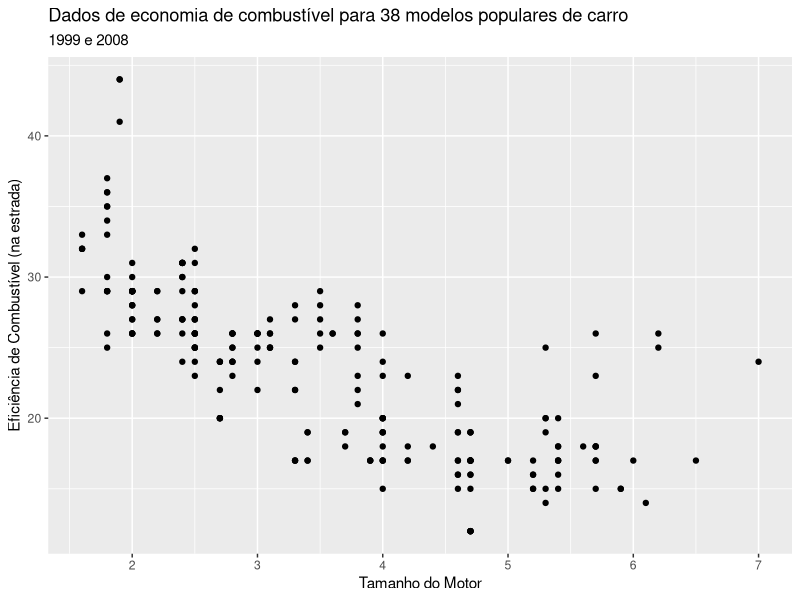
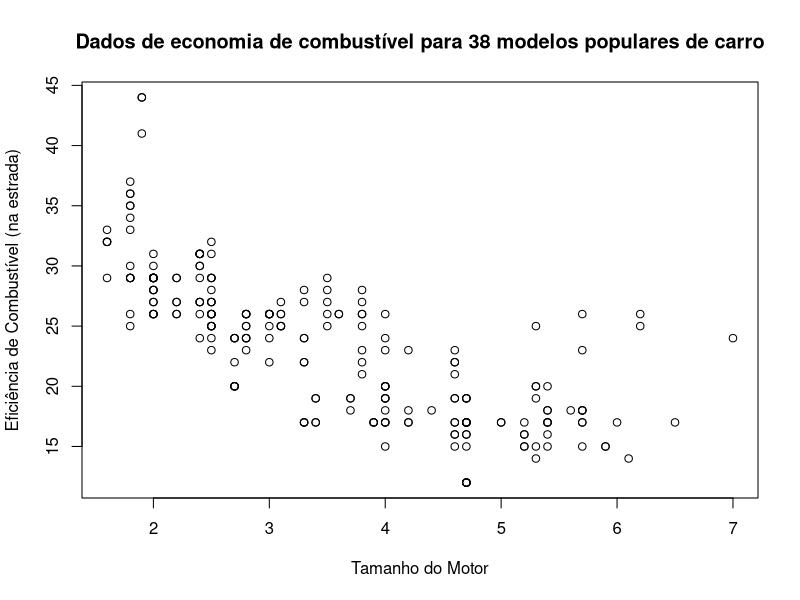
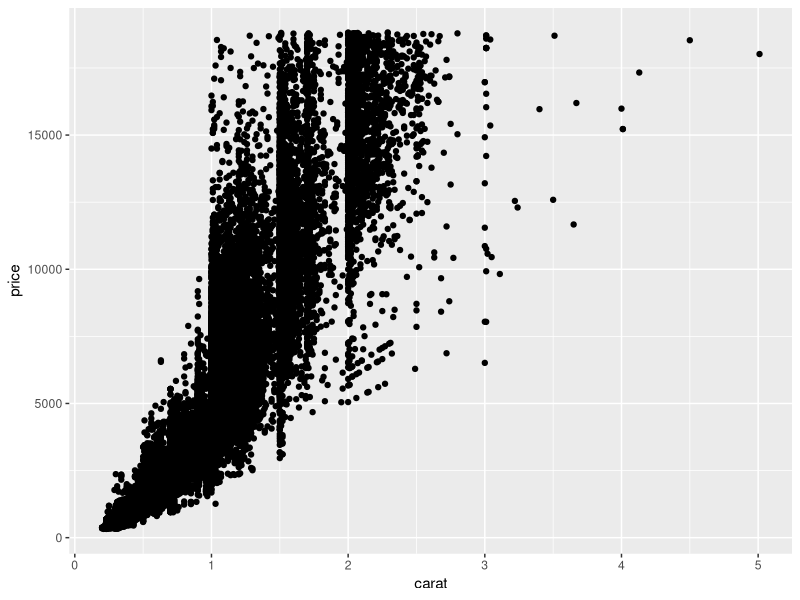
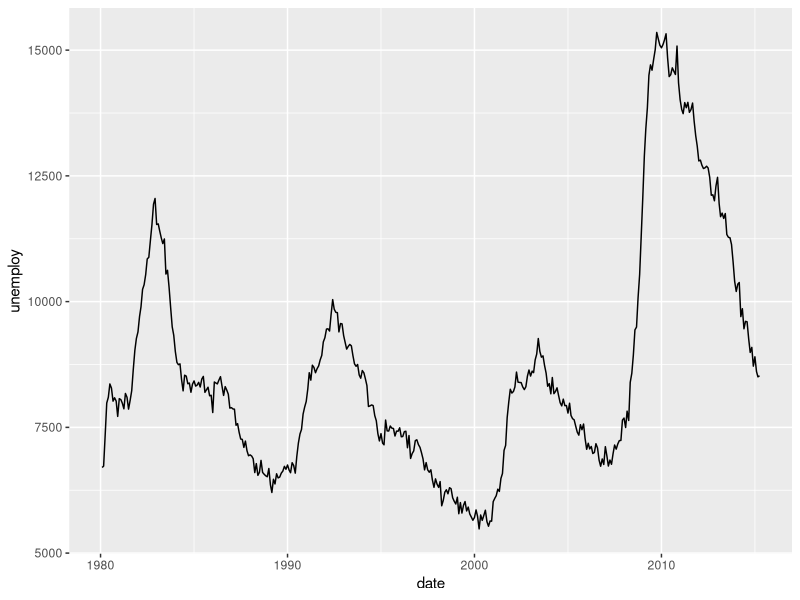
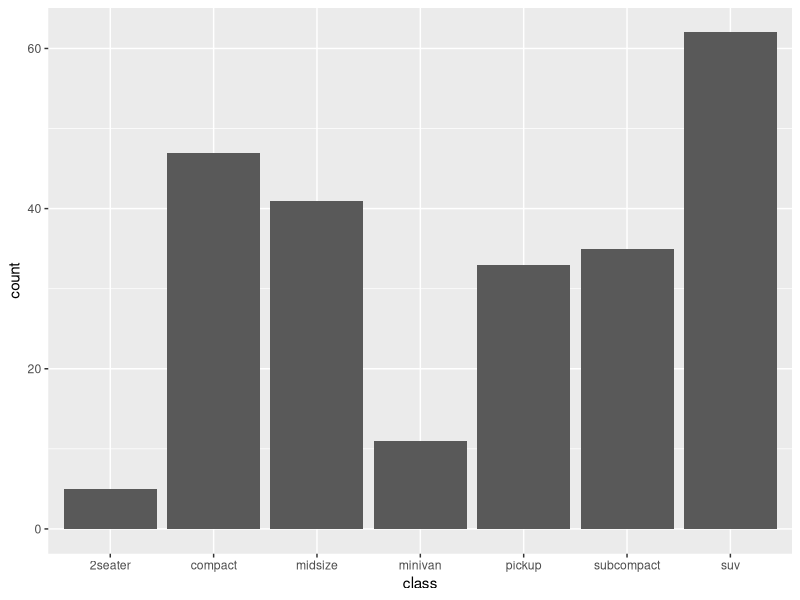
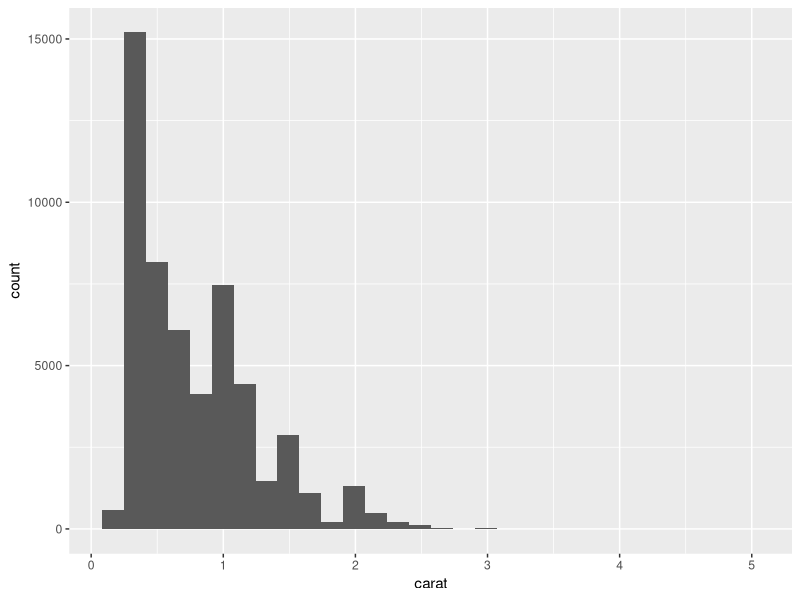
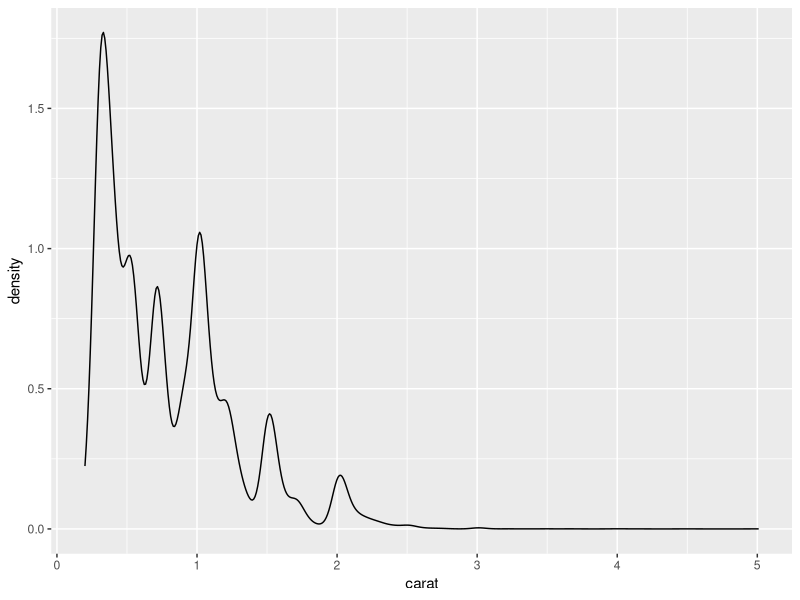
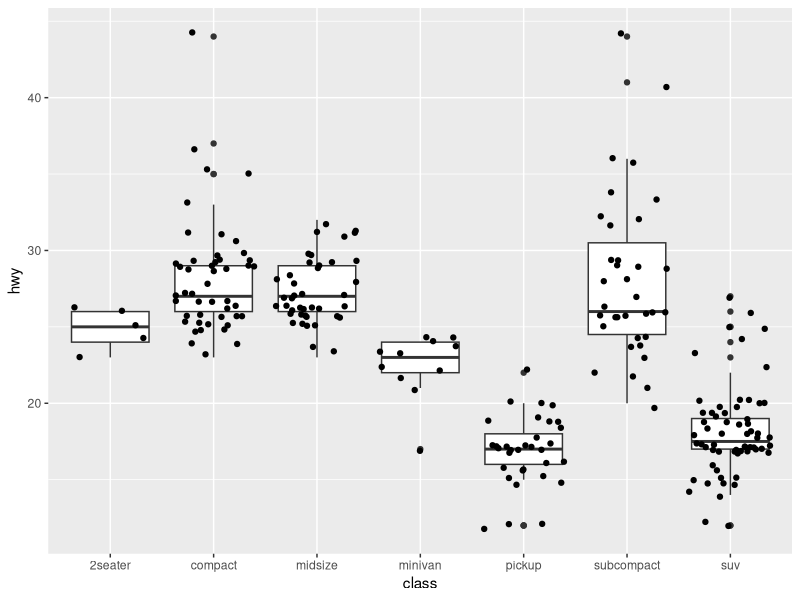

Source code (R) for these figures, in order: (Note: this script raises an error after producing the figures.)
## ---- chunk 1
knitr::opts_chunk$set(echo = TRUE)
## ---- chunk 2
library(tidyverse)
glimpse(diamonds)
glimpse(economics)
## ---- chunk 3
mpg %>% 
  ggplot() +
  geom_point(aes(x = displ, y = hwy)) +
  labs(x = 'Tamanho do Motor', y = 'Eficiência de Combustível (na estrada)') +
  ggtitle('Dados de economia de combustível para 38 modelos populares de carro', subtitle = '1999 e 2008')
## ---- chunk 4
plot(x = mpg$displ, y = mpg$hwy, 
     main = 'Dados de economia de combustível para 38 modelos populares de carro', 
     xlab = 'Tamanho do Motor', 
     ylab = 'Eficiência de Combustível (na estrada)')
## ---- chunk 5
diamonds %>% ggplot(aes(x = carat, y = price)) + geom_point() 

economics %>% 
  filter(date > "1980-01-01") %>% 
  ggplot() + 
  geom_line(aes(x = date, y = unemploy))


mpg %>% ggplot() + geom_bar(aes(x = class))
diamonds %>% ggplot() + geom_histogram(aes(x = carat))
diamonds %>% ggplot() + geom_density(aes(x = carat))
mpg %>% ggplot(aes(x = class, y = hwy)) + geom_boxplot() + geom_jitter()
## ---- chunk 6
knitr::include_graphics("img/ex_rel_1.png")
## ---- chunk 7
mtcars
## ---- chunk 8
grafico_de_barras1 <- diamonds %>%
  mutate(preco_por_grama = price/carat) %>%
  group_by(cut) %>%
  summarise(media_preco_por_grama = mean(preco_por_grama, na.rm = TRUE)) %>%
  ggplot(aes(x = cut, y = media_preco_por_grama)) +
  geom_col() 

grafico_de_barras1
## ---- chunk 9
grafico_de_barras1 + 
## ---- chunk 10
grafico_de_barras1 + geom_col(aes(fill = cut))
grafico_de_barras1 + geom_col(fill = "royalblue")
## ---- chunk 11
mtcars %>% ggplot() + geom_point(aes(x = wt, y = mpg))
## ---- chunk 12
imdb <- read_rds("data/dados_imdb.rds")
imdb %>% 
  ggplot() +
  geom_bar(mapping = aes(x = country))
## ---- chunk 13
# fct_lump
imdb %>%
  mutate(country = fct_lump(country, n = 5, other_level = 'Outros')) %>% 
  ggplot() +
  geom_bar(mapping = aes(x = country))
## ---- chunk 14
# fct_collapse
diamonds %>%
  ggplot() +
  geom_bar(mapping = aes(x = cut))


diamonds %>%
  mutate(cut = fct_collapse(cut, 
                            qualidade_boa = c("Fair", "Good", "Very Good"),
                            qualidade_premium = c("Premium", "Ideal"))) %>%
  ggplot() +
  geom_bar(aes(x = cut))
  
## ---- chunk 15
# fct_infreq
imdb %>%
  mutate(country = fct_infreq(country, ordered = TRUE)) %>%
  # mutate(country = fct_lump(country, n = 5, other_level = 'Outros')) %>% 
  ggplot() +
  geom_bar(mapping = aes(x = country))
## ---- chunk 16
# fct_reorder
# variáveis categóricas

diamonds %>%
  mutate(preco_por_grama = price/carat) %>%
  group_by(cut) %>%
  summarise(media_preco_por_grama = mean(preco_por_grama, na.rm = TRUE)) %>%
  mutate(cut = fct_reorder(cut, media_preco_por_grama)) %>%
  ggplot(aes(x = cut, y = media_preco_por_grama)) +
  geom_col() 
## ---- chunk 17
base_do_grafico <- imdb %>%
  filter(genres %in% c("Drama", "Comedy", "Horror", "Documentary"),
         country %in% c("USA", "UK")) %>%
  ggplot(aes(x = country))

# position STACK
base_do_grafico + geom_bar(aes(fill = genres))

# position FILL
base_do_grafico + geom_bar(aes(fill = genres), position = "fill")

# position DODGE
base_do_grafico + geom_bar(aes(fill = genres), position = "dodge")
## ---- chunk 18
imdb %>% 
  filter(country %in% c("UK", "USA", "Germany")) %>%
  ggplot() + 
  geom_density(aes(x = budget, fill = color)) +
  facet_grid(color ~ country) # vertical

# facet_grid(color ~.) # horizontal
# facet_grid(. ~ color) # vertical
# facet_wrap( ~ color) 
# facet_wrap( ~ color + country) 
## ---- chunk 19
imdb %>% 
  filter(director_name %in% c('Quentin Tarantino', 'Martin Scorsese', 'Tim Burton')) %>%
  ggplot() +
## ---- chunk 20
iris %>%
  gather(variavel, valor, -Species) %>%
  ggplot(aes(x = valor, fill = variavel)) +
  geom_histogram() +
  facet_wrap(~variavel)
## ---- chunk 21
ggplot(mtcars) +
  geom_bar(aes(x = as.factor(am), fill = as.factor(cyl))) +
  xlab("Transmission") +
  ylab("Frequency") +
  ggtitle("Mtcars plot", subtitle = "R base dataset") +
  ylim(c(0,35))

# xlim(c(0,5))
# ylim(c(0,35))
## ---- chunk 22
ggplot(mtcars) +
  geom_bar(aes(x = as.factor(am), fill = as.factor(cyl))) +
  xlab("Transmission") +
  ylab("Frequency") +
  ggtitle("Mtcars plot", subtitle = "R base dataset") +
  theme(legend.position = "right") + 
  scale_fill_discrete(name = "Cyl",
                      labels = c("4___ ", "6___ ", "8___ ")) +
  theme_minimal()

# theme_bw()
# theme_minimal
## ---- chunk 23
imdb %>% 
  dplyr::filter(director_name %in% c("Quentin Tarantino", "Martin Scorsese", "Tim Burton")) %>% 
  ggplot() +
  geom_line(aes(x = title_year, y = imdb_score, color = as.factor(director_name))) +
  xlab("Year") +
  ylab("Score") +
  ggtitle("IMDB Score", subtitle = "1916 to 2016") +
  scale_color_discrete(name = "Directors")
## ---- chunk 24
# stat_ecdf
imdb %>% 
  dplyr::filter(director_name %in% c("Quentin Tarantino", "Martin Scorsese", "Tim Burton")) %>%
  ggplot(aes(x = imdb_score, colour = director_name)) +
  stat_ecdf()
## ---- chunk 25
# stat_smooth
mpg %>% 
  ggplot() +
  geom_point(aes(x = displ, y = hwy))
## ---- chunk 26

## ---- chunk 27

## ---- chunk 28

## ---- chunk 29
imdb %>% 
  filter(country == "USA", director_name == "Ridley Scott") %>%  #
  unique() %>% 
  ggplot +
  geom_histogram(aes(x = imdb_score))
## ---- chunk 30
imdb %>% 
  filter(director_name == "Ridley Scott") %>%  #
  unique() %>% 
  ggplot +
  geom_histogram(aes(x = imdb_score), binwidth = 0.5)
## ---- chunk 31
imdb %>% 
  filter(director_name == "Ridley Scott") %>%  #
  unique() %>% 
  ggplot +
  geom_histogram(aes(x = imdb_score), binwidth = 0.5, color = "white")
## ---- chunk 32
imdb %>% 
  dplyr::filter(director_name == "Ridley Scott") %>%  #
  unique() %>% 
  ggplot +
  geom_histogram(aes(x = imdb_score), binwidth = 0.5, fill = "dark green", color = "pink")
## ---- chunk 33
imdb %>%
  dplyr::filter(country == "USA", title_year >= 2000) %>% 
  ggplot(aes(x = budget, y = imdb_score, color = title_year)) +
  geom_point() +
  labs(x = "Orçamento", y = "Nota IMDB") +
  scale_color_gradient(low = "#CC3133", high = "#F024C3")
## ---- chunk 34
imdb %>%
  mutate(title_year = fct_infreq(as.factor(title_year), ordered = TRUE)) %>% 
  ggplot() +
  geom_bar(aes(x = title_year), color = "black", fill = "light green")
## ---- chunk 35
imdb %>%
  dplyr::filter(actor_1_name == "Andrew Garfield" |
         actor_2_name == "Andrew Garfield" |
         actor_3_name == "Andrew Garfield",
         !is.na(gross)) %>%
  mutate(movie_title = movie_title %>% as.factor %>%
           fct_reorder(gross, median)) %>% 
  ggplot() +
  geom_bar(aes(x = movie_title, y = gross, fill = movie_title), stat = "identity",
           color = "black") +
  theme(axis.text.x = element_blank(), legend.position="bottom",
        legend.title = element_blank()) +
  ggtitle("Andrew Garfield, eu te odeio!")
